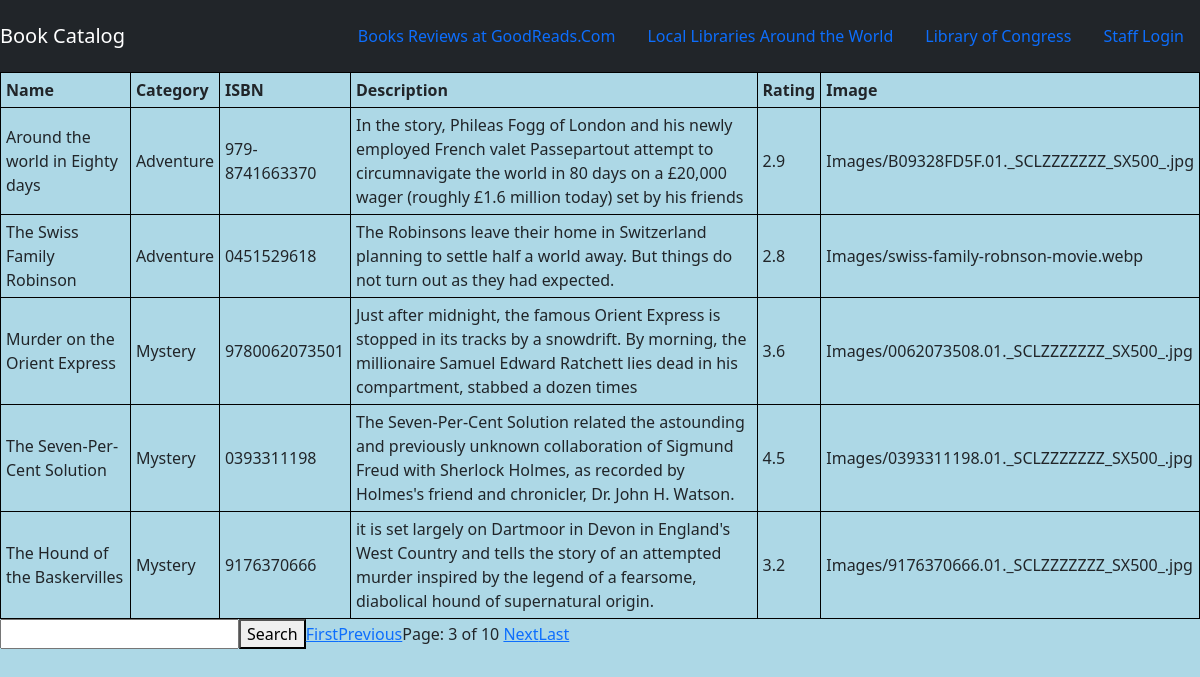
Screenshot of /booklist/?page=3 with the database file from the repository.
### CS3620_BookApp/models.py (models this page shows, shortened)
class BookData(models.Model):
    Book_Name = models.CharField(max_length=200)
    Book_Category = models.CharField(max_length=200)
    Book_ISBN = models.CharField(max_length=100)
    Book_Description = models.CharField(max_length=200)
    Book_Rating = models.FloatField()
    Book_Image = models.ImageField(upload_to='Images')

### CS3620_BookApp/views.py (the view)
# urls.py: path('booklist/', views.booklist, name="booklist"),
def booklist(request):
    book_object = BookData.objects.all()
    Book_Category = request.GET.get('Book_Category')
    if Book_Category != '' and Book_Category is not None:
        book_object = book_object.filter(name__icontains=Book_Category)
    paginator = Paginator(book_object, 5)
    page = request.GET.get('page')
    book_object = paginator.get_page(page)
    return render(request, 'CS3620_BookApp/BookList.html', {'book_object': book_object})

### CS3620_BookApp/Templates/CS3620_BookApp/BookList.html (shortened to what this page needs)
{% extends 'CS3620_BookApp/Base.html' %}
{% block body %}
<table border = "1">
        <tr border = "1">
            <th>Name</th>
            <th>Category</th>
            <th>ISBN</th>
            <th>Description</th>
            <th>Rating</th>
            <th>Image</th>
    </tr>
{% for book_item in book_object %}
    <tr>
        <td>{{book_item.Book_Name}}</td>
        <td>{{book_item.Book_Category}}</td>
        <td>{{book_item.Book_ISBN}}</td>
        <td>{{book_item.Book_Description}}</td>
        <td>{{book_item.Book_Rating}}</td>
        <td>{{book_item.Book_Image}}</td>
    </tr>
{% endfor %}
</table>
<table>
    <form action="" method="GET">
    <input type="search" name="Book_Category">
    <button type="submit">Search</button>
</form>
<tr>
{% if book_object.has_previous %}
<a href="?page=1">First</a>
<a href="?page={{ book_object.previous_page_number}}">Previous</a>
{% endif %}
{% if book_object.has_next %}
    <a href="?page={{ book_object.next_page_number}}">Next</a>
    <a href="?page={{ book_object.paginator.num_pages}}">Last</a>
{% endif %}
</table>
{% endblock %}

### CS3620_BookApp/Static/CS3620_BookApp/Style.css (style rules this page uses)
body { background-color : lightblue; }
table, th, td, tr { border: 1px solid black; padding-top: 5px; padding-right: 5px; padding-bottom: 5px; padding-left: 5px; }

### rows the page displays
BookData: Book_Name "Around the world in Eighty days", Book_Category "Adventure", Book_ISBN "979-8741663370", Book_Description "In the story, Phileas Fogg of London and his newly employed French valet Passepartout attempt to circumnavigate the world in 80 days on a £20,000 wager (roughly £1.6 million today) set by his friends", Book_Rating "2.9", Book_Image "Images/B09328FD5F.01._SCLZZZZZZZ_SX500_.jpg"
BookData: Book_Name "The Swiss Family Robinson", Book_Category "Adventure", Book_ISBN "0451529618", Book_Description "The Robinsons leave their home in Switzerland planning to settle half a world away. But things do not turn out as they had expected.", Book_Rating "2.8", Book_Image "Images/swiss-family-robnson-movie.webp"
BookData: Book_Name "Murder on the Orient Express", Book_Category "Mystery", Book_ISBN "9780062073501", Book_Description "Just after midnight, the famous Orient Express is stopped in its tracks by a snowdrift. By morning, the millionaire Samuel Edward Ratchett lies dead in his compartment, stabbed a dozen times", Book_Rating "3.6", Book_Image "Images/0062073508.01._SCLZZZZZZZ_SX500_.jpg"
BookData: Book_Name "The Seven-Per-Cent Solution", Book_Category "Mystery", Book_ISBN "0393311198", Book_Description "The Seven-Per-Cent Solution related the astounding and previously unknown collaboration of Sigmund Freud with Sherlock Holmes, as recorded by Holmes's friend and chronicler, Dr. John H. Watson.", Book_Rating "4.5", Book_Image "Images/0393311198.01._SCLZZZZZZZ_SX500_.jpg"
BookData: Book_Name "The Hound of the Baskervilles", Book_Category "Mystery", Book_ISBN "9176370666", Book_Description "it is set largely on Dartmoor in Devon in England's West Country and tells the story of an attempted murder inspired by the legend of a fearsome, diabolical hound of supernatural origin.", Book_Rating "3.2", Book_Image "Images/9176370666.01._SCLZZZZZZZ_SX500_.jpg"
